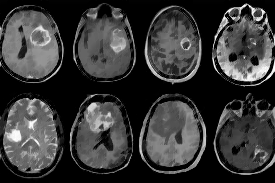
#> input picture Steps In Digital Image Processing/Image Representation/fit_result.png, 275 x 183 px
$ python -i vector_pattern.py   (imports and definitions only)   (older library calls are emulated)
#> lines starting #> are read from the running program, lines starting #| are printed output that depends on the picture; after the words box and inside, x2 and y2 are one past the last pixel; in counts of white or black regions, pixels touching at a corner belong together
import numpy as np
import matplotlib.pyplot as plt
from PIL import Image
import requests
from io import BytesIO

# Step 1: Load the image from a URL
url = 'https://encrypted-tbn0.gstatic.com/images?q=tbn:ANd9GcRKNhBJdJa2FyGdf3UZEdtZsW5vHELQTWaBvw&s'  # Replace with your image URL
# [1 line that did not run here, left out]
# [1 line not run here, left out]

# Step 2: Resize the image to 8x8 pixels for pattern visualization
# [1 line that did not run here, left out]

# Step 3: Convert the resized image to a NumPy array (matrix)
# [1 line that did not run here, left out]
# [1 line not run here, left out]

# Step 4: Flatten the matrix into a pattern vector
# [1 line that did not run here, left out]
# [1 line not run here, left out]

# Step 5: Create an 8x8 matrix from the pattern vector to visualize the vector pattern
# [1 line that did not run here, left out]

# Step 6: Plot the original, vector pattern, and intensity pattern
# [23 lines not run here, left out]

import numpy as np
import matplotlib.pyplot as plt
from PIL import Image
import requests
from io import BytesIO

# Step 1: Load the image from a URL
url = 'https://encrypted-tbn0.gstatic.com/images?q=tbn:ANd9GcRKNhBJdJa2FyGdf3UZEdtZsW5vHELQTWaBvw&s'  # Replace with your image URL
# [1 line that did not run here, left out]
# [1 line not run here, left out]

# Step 2: Resize the image to 8x8 pixels for pattern visualization
# [1 line that did not run here, left out]

# Step 3: Convert the resized image to a NumPy array (matrix)
# [1 line that did not run here, left out]
# [1 line not run here, left out]

# Step 4: Flatten the matrix into a pattern vector
# [1 line that did not run here, left out]
# [1 line not run here, left out]

# Step 5: Create an 8x8 matrix from the pattern vector to visualize the vector pattern
# [1 line that did not run here, left out]

# Step 6: Plot the original image matrix and vector pattern matrix
# [18 lines not run here, left out]

import cv2
import numpy as np
from skimage.feature import greycomatrix, greycoprops

# =================== Shape Features ===================

# [31 lines left out: function compute_shape_features, not called in this run]


# =================== Moment Invariants ===================

def compute_moment_invariants(image_path):
    # Load the image (assumes binary or thresholded image)
#> called with image_path = 'fit_result.png'
    image = cv2.imread(image_path, cv2.IMREAD_GRAYSCALE)
#> image is the input picture: shape (183, 275); min 0, max 254, mean 56.2

    # Thresholding to get binary image
    _, binary = cv2.threshold(image, 127, 255, cv2.THRESH_BINARY)
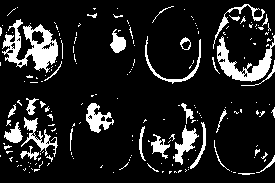
#> binary: shape (183, 275); 12.9% white; 195 white regions (164 under 20 px)

    # Find contours of the shapes
    contours, _ = cv2.findContours(binary, cv2.RETR_EXTERNAL, cv2.CHAIN_APPROX_SIMPLE)
#> contours = 195 contours, 175 with area under 20; largest, box (x1, y1, x2, y2) and area: (2, 19, 58, 73) 1335, (217, 35, 275, 82) 830, (86, 103, 114, 133) 374, (173, 125, 199, 165) 328, (21, 117, 58, 157) 290

    for contour in contours:
        # Compute moments of the contour
        moments = cv2.moments(contour)

        # Compute Hu moments (which are invariant under rotation, scaling, translation)
        hu_moments = cv2.HuMoments(moments).flatten()

        # Print the moment invariants
        print(f"Moment Invariants: {hu_moments}")
#> this loop made 195 passes
#> (contour, hu_moments) on passes 2 to 4: ([[233, 172], [235, 172]], [0, 0, 0, 0, 0, 0, 0]), ([[113, 172]], [0, 0, 0, 0, 0, 0, 0]), ([[29, 172]], [0, 0, 0, 0, 0, 0, 0])
#| Moment Invariants: [ 6.87445747e-01  4.44516785e-01  8.68008462e-04  9.40699241e-05
#|  -2.68805512e-08 -6.27183864e-05  1.21167647e-15]
#| Moment Invariants: [0. 0. 0. 0. 0. 0. 0.]
#| Moment Invariants: [0. 0. 0. 0. 0. 0. 0.]
#| Moment Invariants: [0. 0. 0. 0. 0. 0. 0.]
#| Moment Invariants: [0. 0. 0. 0. 0. 0. 0.]
#| Moment Invariants: [ 2.22222222e-01  1.23456790e-02  5.48696998e-03  2.19478762e-04
#|  -2.40854656e-07 -2.43865291e-05 -2.35634186e-14]
#| Moment Invariants: [ 2.22222222e-01  1.23456790e-02  5.48696857e-03  2.19478737e-04
#|  -2.40854583e-07 -2.43865263e-05  2.62013073e-14]
#> (further printed lines are left out)


# =================== Texture Features ===================

# [29 lines left out: functions compute_texture_features, extract_features, not called in this run]


# =================== Run the Feature Extraction ===================
# [4 lines not run here, left out]

>>> result = compute_moment_invariants('fit_result.png')
